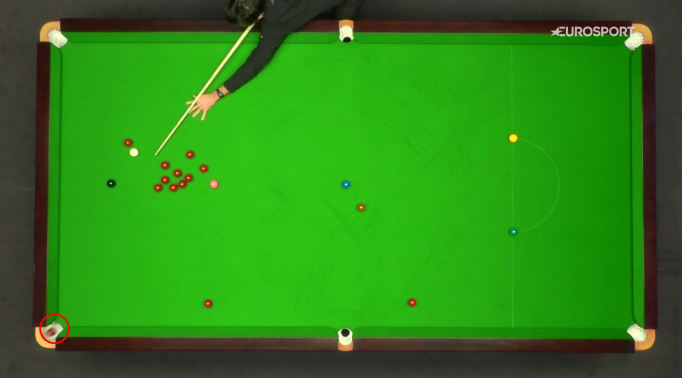
#> input picture Ali_Parisi_CVPR_3/cvpr_3.png, 1364 x 756 px, given in place of normal.mp4, which was not available (shown at 1/2 size)
$ python snooker_table.py   (older library calls are emulated)
#> lines starting #> are read from the running program, lines starting #| are printed output that depends on the picture; after the words box and inside, x2 and y2 are one past the last pixel; in counts of white or black regions, pixels touching at a corner belong together; pictures that were not available may be replaced by others from this repository, and a replacement may not be noted
### Ali_Parisi_CVPR_3/code/functions.py
import cv2
import numpy as np

# Given a frame, draw the (connected) border of the table
def get_pockets(frame):
    G = preprocessing_corner(frame)

    # Find the contours, take the one with minimum area and find the rectangle that best approximate that contour
    contours, _ = cv2.findContours(G, cv2.RETR_EXTERNAL, cv2.CHAIN_APPROX_SIMPLE)
    cnt = sorted(contours, key=cv2.contourArea, reverse=True)[0]
    rbox = cv2.minAreaRect(cnt)
    pts = cv2.boxPoints(rbox).astype(np.int32)

    # Compute the position of the two side pockets
    p1, p2, p3, p4 = pts
    if distance(p1,p2) > distance(p2,p3):
        spt1, spt2 = (p1+p2)/2, (p3+p4)/2
    else:
        spt1, spt2 = (p2+p3)/2, (p4+p1)/2
    spt1, spt2 = np.array(spt1.astype(np.int)), np.array(spt2.astype(np.int))
    pts = np.append(pts, [spt1, spt2],axis=0)

    return (pts, rbox[1])


def preprocessing_corner(img):
    ## Convert to hsv
    hsv = cv2.cvtColor(img, cv2.COLOR_BGR2HSV)

    # Blur the image
    blur = cv2.blur(hsv, (10,10))

    # Threshold on the green
    lower_green = np.array([53, 0, 0])
    upper_green = np.array([65, 255, 255])
    mask = cv2.inRange(blur, lower_green, upper_green)

    #Erosion and dilation (in order to smooth the contours)
    kernel = np.ones((31, 31), np.uint8)
    erosion = cv2.erode(mask, kernel, iterations=2)
    kernel = np.ones((17, 17), np.uint8)
    dilation = cv2.dilate(erosion, kernel, iterations=1)

    # Canny edge detection
    canny = cv2.Canny(dilation, 100, 200)

    # Dilation (in order to thicken the contours)
    kernel = np.ones((7, 7), np.uint8)
    canny = cv2.dilate(canny, kernel, iterations=1)

    return canny

def find_balls(img):
    G = preprocessing_balls(img)
    # Find circle using hough transform
    circles = cv2.HoughCircles( image=G,
                                method=cv2.HOUGH_GRADIENT,
                                dp=1,
                                minDist=20,
                                param1=10,
                                param2=10,
                                minRadius=5,
                                maxRadius=10)

    if circles is None:
        return []

    circles = np.uint16(np.around(circles))[0]
    return [[x,y] for [x,y,_] in circles]


def preprocessing_balls(img):

    hsv = cv2.cvtColor(img, cv2.COLOR_BGR2HSV).astype("float32")
    (h, s, v) = cv2.split(hsv)
    s = s**3 /(v**2+1)
    s = np.clip(s,0,255)
    hsv = cv2.merge([h,s,v])

    # Threshold
    lower_red = np.array([0,255,93])
    upper_red = np.array([12,255,255])
    mask = cv2.inRange(hsv, lower_red, upper_red)

    # Erosion and dilation (in order to clean up the mask)
    kernel = np.ones((2, 2), np.uint8)
    erosion = cv2.erode(mask, kernel, iterations=1)

    kernel = np.ones((3, 3), np.uint8)
    dilation = cv2.dilate(erosion, kernel, iterations=2)

    # Canny edge detection
    canny = cv2.Canny(dilation, 50, 200)

    # Dilation (in order to thicken the contours)
    kernel = np.ones((3, 3), np.uint8)
    canny = cv2.dilate(canny, kernel, iterations=1)

    return canny


def check_score(pockets, balls):
    ERR = 20
    for ball in balls:
        for pocket in pockets:
            if distance(ball,pocket) < ERR:
                return (pocket, ball)
    return False

def distance(p1, p2):
    return np.sqrt((p1[0]-p2[0])**2 + (p1[1]-p2[1])**2)

### Ali_Parisi_CVPR_3/code/snooker_table.py
import cv2
from functions import *
import os

def main():

    videos = ['normal','rotated-010','rotated-025','rotated-045']
    GAP = 30
    C = 16

    for video in videos:
        cap = cv2.VideoCapture(f'{video}.mp4')
        os.chdir(f'./results/{video}')
        length = int(cap.get(cv2.CAP_PROP_FRAME_COUNT))

        last_score = GAP
        num_score = 0

        for i in range(length):

            last_score += 1
            # Take each frame
            _, frame = cap.read()
            # In the first frame, compute the contour of the table and pocket positions
            if i == 0:
                pockets, dim = get_pockets(frame)
                RECT_AREA = dim[0]*dim[1]

            overlay = frame.copy()

            # Draw outline of the table
            cv2.drawContours(overlay, [pockets[:4]], -1, (255, 0, 0), 5, cv2.LINE_AA)
            # Mark pokets
            for pocket in pockets:
                cv2.circle(overlay, pocket, 30, (0,255,255), -1)

            # Take all the ball detected that are in the contour of the table
            balls = [b for b in find_balls(frame)]
            for ball in balls:
                x,y = ball
                cv2.rectangle(overlay, (x-C,y-C),(x+C,y+C), (192,15,252),3)

            if last_score > GAP:
                score = check_score(pockets, balls)
                if score:
                    last_score = 0
                    num_score += 1
                    pocket, _ = score
                    tmp = frame.copy()
                    cv2.circle(tmp,(pocket[0],pocket[1]), 40,(0,0,255),4)
                    cv2.imwrite(f'frame_{i}.jpg', tmp)

            final = cv2.addWeighted(frame,0.3, overlay, 0.7, gamma=0)
            cv2.imshow('final',final)

            # Stop video conditions
            k = cv2.waitKey(5) & 0xFF
            if k == 27:
                break
#> this loop made 1 pass; (key Esc is pressed on pass 1)
#> (rbox in get_pockets, p1 in get_pockets, p2 in get_pockets, p3 in get_pockets, p4 in get_pockets, spt1 in get_pockets, spt2 in get_pockets, RECT_AREA) on pass 1: (((691.9, 370.3), (565.8, 1148.4), -89.76), [1264, 655], [116, 650], [118, 85], [1267, 89], [690, 652], [692, 87], 649740.2)
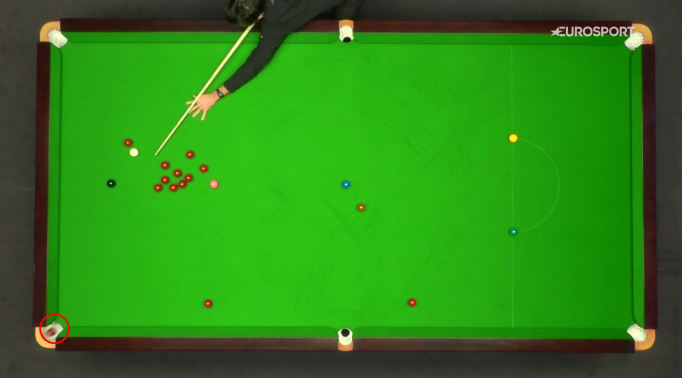
#> input picture Ali_Parisi_CVPR_3/cvpr_3.png, 1364 x 756 px, given in place of normal.mp4, which was not available (shown at 1/2 size)
#> pass 1, in preprocessing_corner, `mask = cv2.inRange(blur, lower_green, upper_green)`:
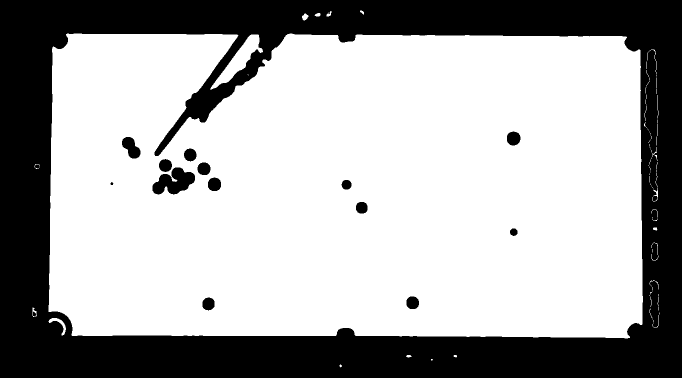
#> mask: shape (756, 1364) (shown at 1/2 size); 66.8% white; 14 black regions, largest, box (x1, y1, x2, y2) and area: (0, 0, 1364, 756) 334049, (305, 335, 390, 389) 2835, (244, 274, 281, 317) 985
#> pass 1, in preprocessing_corner, `erosion = cv2.erode(mask, kernel, iterations=2)`:
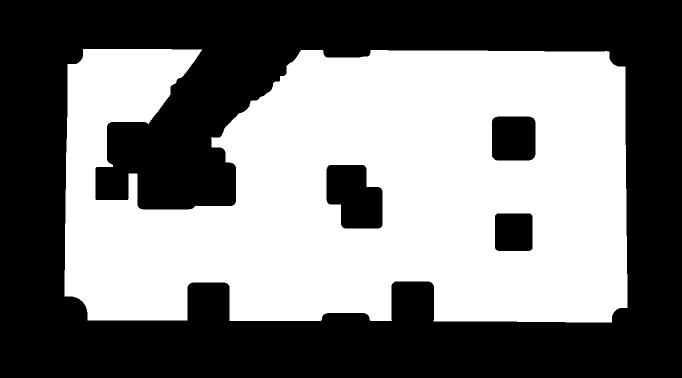
#> erosion: shape (756, 1364) (shown at 1/2 size); 47.9% white; 1 white region, box (x1, y1, x2, y2) and area: (129, 98, 1255, 645) 494250
#> frame is the input picture: shape (756, 1364, 3); mean B, G, R 24.2, 133.9, 45.1
#> after the loop:
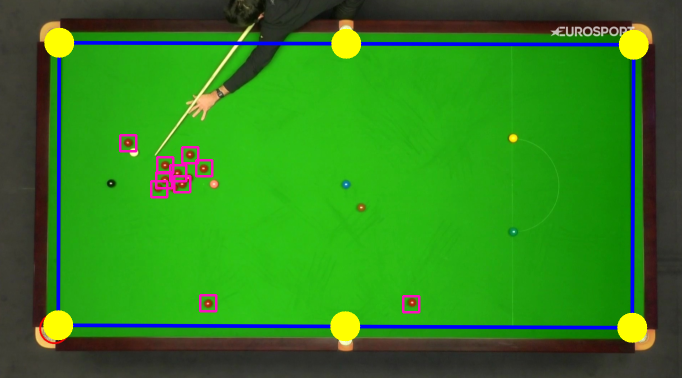
#> overlay: shape (756, 1364, 3) (shown at 1/2 size); mean B, G, R 29.5, 131.5, 48.3
#> after the loop, last_score = 31; num_score = 0; pocket = [692, 87]; score = False

        print(f"video: {video}, total score: {num_score}")
#| video: normal, total score: 0
        # Release everything if job is finished
        cap.release()
        cv2.destroyAllWindows()
        os.chdir('../..')


if __name__ == "__main__":
    main()
